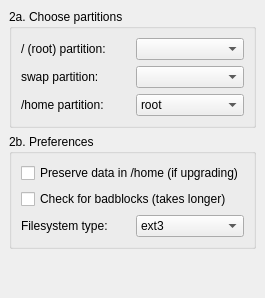
     <widget class="QWidget" name="Step_2">
      <layout class="QGridLayout">
       <property name="margin">
        <number>9</number>
       </property>
       <property name="spacing">
        <number>6</number>
       </property>
       <item row="2" column="0">
        <spacer>
         <property name="orientation">
          <enum>Qt::Vertical</enum>
         </property>
         <property name="sizeHint" stdset="0">
          <size>
           <width>20</width>
           <height>40</height>
          </size>
         </property>
        </spacer>
       </item>
       <item row="0" column="0">
        <widget class="QGroupBox" name="rootBox">
         <property name="sizePolicy">
          <sizepolicy hsizetype="MinimumExpanding" vsizetype="Minimum">
           <horstretch>0</horstretch>
           <verstretch>0</verstretch>
          </sizepolicy>
         </property>
         <property name="title">
          <string>2a. Choose partitions</string>
         </property>
         <layout class="QGridLayout">
          <property name="margin">
           <number>9</number>
          </property>
          <property name="spacing">
           <number>6</number>
          </property>
          <item row="1" column="1">
           <widget class="QComboBox" name="swapCombo">
            <property name="sizePolicy">
             <sizepolicy hsizetype="MinimumExpanding" vsizetype="Minimum">
              <horstretch>0</horstretch>
              <verstretch>0</verstretch>
             </sizepolicy>
            </property>
           </widget>
          </item>
          <item row="0" column="0">
           <widget class="QLabel" name="rootLabel">
            <property name="sizePolicy">
             <sizepolicy hsizetype="MinimumExpanding" vsizetype="Minimum">
              <horstretch>0</horstretch>
              <verstretch>0</verstretch>
             </sizepolicy>
            </property>
            <property name="font">
             <font/>
            </property>
            <property name="text">
             <string>/ (root) partition:</string>
            </property>
            <property name="wordWrap">
             <bool>false</bool>
            </property>
           </widget>
          </item>
          <item row="0" column="1">
           <widget class="QComboBox" name="rootCombo">
            <property name="sizePolicy">
             <sizepolicy hsizetype="MinimumExpanding" vsizetype="Minimum">
              <horstretch>0</horstretch>
              <verstretch>0</verstretch>
             </sizepolicy>
            </property>
           </widget>
          </item>
          <item row="1" column="0">
           <widget class="QLabel" name="swapLabel">
            <property name="sizePolicy">
             <sizepolicy hsizetype="MinimumExpanding" vsizetype="Minimum">
              <horstretch>0</horstretch>
              <verstretch>0</verstretch>
             </sizepolicy>
            </property>
            <property name="text">
             <string>swap partition:</string>
            </property>
            <property name="wordWrap">
             <bool>false</bool>
            </property>
           </widget>
          </item>
          <item row="2" column="0">
           <widget class="QLabel" name="homeLabel">
            <property name="sizePolicy">
             <sizepolicy hsizetype="MinimumExpanding" vsizetype="Minimum">
              <horstretch>0</horstretch>
              <verstretch>0</verstretch>
             </sizepolicy>
            </property>
            <property name="text">
             <string>/home partition:</string>
            </property>
            <property name="wordWrap">
             <bool>false</bool>
            </property>
           </widget>
          </item>
          <item row="2" column="1">
           <widget class="QComboBox" name="homeCombo">
            <property name="sizePolicy">
             <sizepolicy hsizetype="MinimumExpanding" vsizetype="Minimum">
              <horstretch>0</horstretch>
              <verstretch>0</verstretch>
             </sizepolicy>
            </property>
            <item>
             <property name="text">
              <string>root</string>
             </property>
            </item>
           </widget>
          </item>
         </layout>
        </widget>
       </item>
       <item row="1" column="0">
        <widget class="QGroupBox" name="partsPreferencesBox">
         <property name="sizePolicy">
          <sizepolicy hsizetype="MinimumExpanding" vsizetype="Minimum">
           <horstretch>0</horstretch>
           <verstretch>0</verstretch>
          </sizepolicy>
         </property>
         <property name="title">
          <string>2b. Preferences</string>
         </property>
         <layout class="QGridLayout">
          <property name="margin">
           <number>9</number>
          </property>
          <property name="spacing">
           <number>6</number>
          </property>
          <item row="1" column="0" colspan="2">
           <widget class="QCheckBox" name="badblocksCheck">
            <property name="sizePolicy">
             <sizepolicy hsizetype="MinimumExpanding" vsizetype="Minimum">
              <horstretch>0</horstretch>
              <verstretch>0</verstretch>
             </sizepolicy>
            </property>
            <property name="minimumSize">
             <size>
              <width>0</width>
              <height>0</height>
             </size>
            </property>
            <property name="text">
             <string>Check for badblocks (takes longer)</string>
            </property>
            <property name="checked">
             <bool>false</bool>
            </property>
           </widget>
          </item>
          <item row="2" column="1">
           <widget class="QComboBox" name="rootTypeCombo">
            <property name="sizePolicy">
             <sizepolicy hsizetype="MinimumExpanding" vsizetype="Minimum">
              <horstretch>0</horstretch>
              <verstretch>0</verstretch>
             </sizepolicy>
            </property>
            <item>
             <property name="text">
              <string>ext3</string>
             </property>
            </item>
            <item>
             <property name="text">
              <string>ext4</string>
             </property>
            </item>
            <item>
             <property name="text">
              <string>reiserfs</string>
             </property>
            </item>
           </widget>
          </item>
          <item row="2" column="0">
           <widget class="QLabel" name="rootTypeLabel">
            <property name="sizePolicy">
             <sizepolicy hsizetype="MinimumExpanding" vsizetype="Minimum">
              <horstretch>0</horstretch>
              <verstretch>0</verstretch>
             </sizepolicy>
            </property>
            <property name="minimumSize">
             <size>
              <width>0</width>
              <height>0</height>
             </size>
            </property>
            <property name="font">
             <font/>
            </property>
            <property name="text">
             <string>Filesystem type:</string>
            </property>
            <property name="wordWrap">
             <bool>false</bool>
            </property>
           </widget>
          </item>
          <item row="0" column="0" colspan="2">
           <widget class="QCheckBox" name="saveHomeCheck">
            <property name="sizePolicy">
             <sizepolicy hsizetype="MinimumExpanding" vsizetype="Minimum">
              <horstretch>0</horstretch>
              <verstretch>0</verstretch>
             </sizepolicy>
            </property>
            <property name="text">
             <string>Preserve data in /home (if upgrading)</string>
            </property>
           </widget>
          </item>
         </layout>
        </widget>
       </item>
      </layout>
     </widget>
